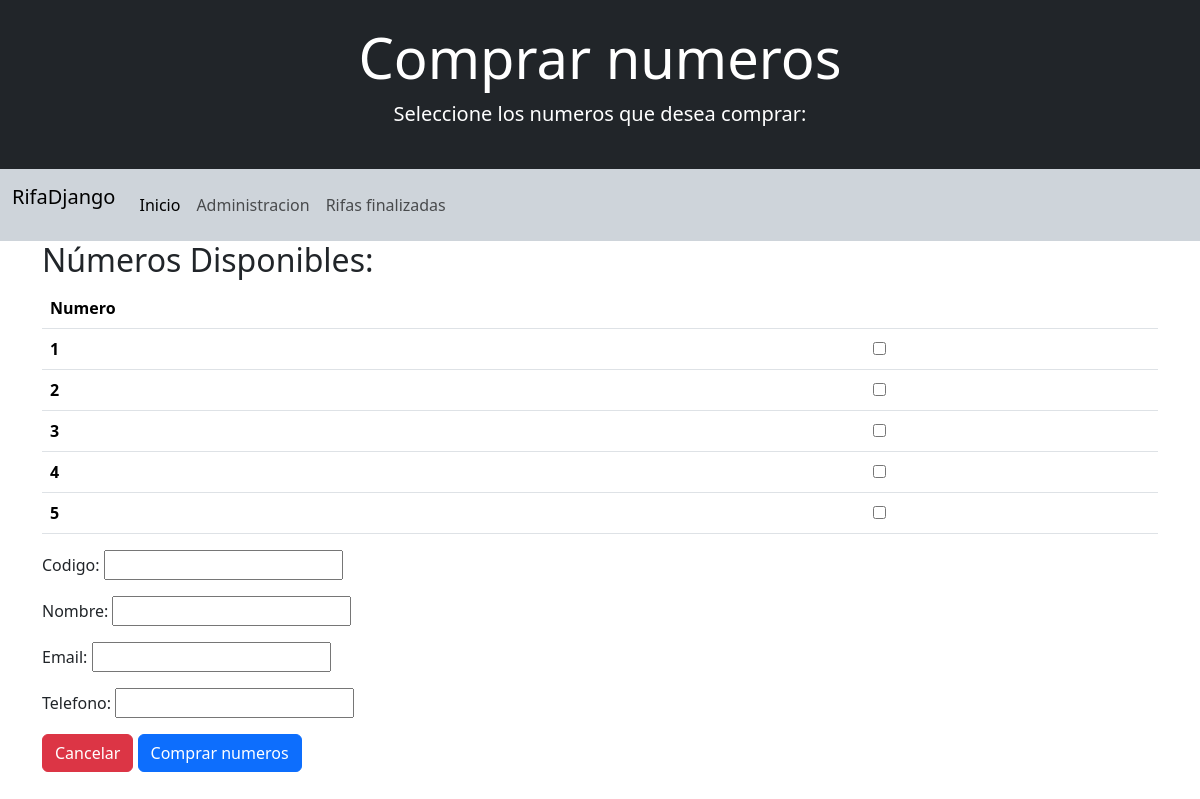
Before: /comprar_numero/1 with the older database file.
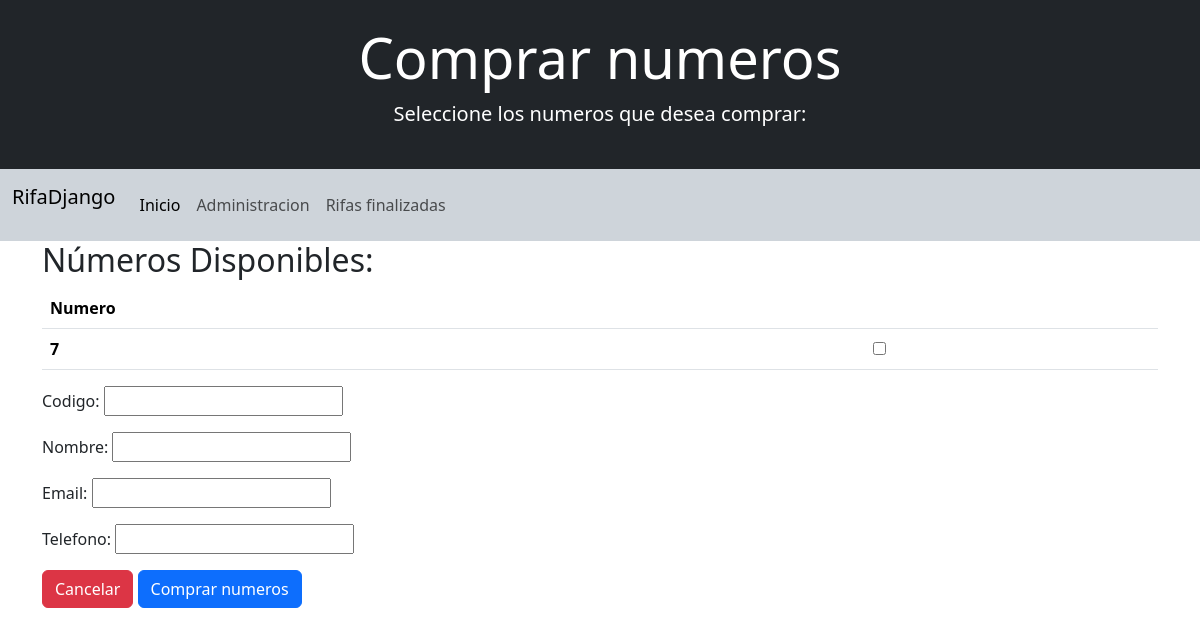
After: the same page with the newer database file.
### mainapp/models.py (models this page shows, shortened)
class Numero (models.Model):
    ESTADOS_CHOICES = [
        ('PA', 'Pagado'),
        ('RE', 'Reservado'),
        ('DI', 'Disponible'),
    ]
    numero = models.PositiveIntegerField(null=False)
    estado = models.CharField(max_length=2, choices=ESTADOS_CHOICES, default='DI', null=False)
    id_rifa = models.ForeignKey(Rifa, on_delete= models.CASCADE, null=False)
    id_compra = models.ForeignKey(Compra, on_delete= models.CASCADE, null=True, blank=True)

### mainapp/views.py (the view)
# urls.py: path('comprar_numero/<int:rifa_id>', views.comprar_numero),
def comprar_numero(request, rifa_id):
    rifa = Rifa.objects.get(id=rifa_id)
    numeros = Numero.objects.filter(id_rifa=rifa_id, estado='DI')
    if request.method == 'POST':
        form = formCompra(request.POST)
        if form.is_valid():
            nueva_compra = form.save()
            numeros_seleccionados = request.POST.getlist('numeros')
            try:
                validar_codigo(nueva_compra.codigo)
                Numero.objects.filter(id__in=numeros_seleccionados).update(id_compra=nueva_compra, estado='PA')
            except ValidationError:
                Numero.objects.filter(id__in=numeros_seleccionados).update(id_compra=nueva_compra, estado='RE')
            return redirect(f'/read_rifa/{rifa_id}')
    else:
        form = formCompra()
    data = {'rifa': rifa, 'form': form, 'numeros': numeros}
    return render(request, 'comprar_numeros.html', data)

### mainapp/forms.py
class formCompra(forms.ModelForm):
    class Meta:
        model = Compra
        fields = '__all__'

### templates/comprar_numeros.html (shortened to what this page needs)
<!doctype html>
<html lang="es">
<head>
  <link href="https://cdn.jsdelivr.net/npm/bootstrap@5.3.2/dist/css/bootstrap.min.css" rel="stylesheet"
>
</head>
<body>
  <header>
    <div class="bg-dark text-white py-4 text-center">
      <h1 class="display-4">Comprar numeros</h1>
      <p class="lead">Seleccione los numeros que desea comprar:</p>
    </div>
    <nav class="navbar navbar-expand-lg bg-body-tertiary  bg-dark-subtle">
      <div class="container-fluid">
        <p class="navbar-brand">RifaDjango</p>
        <div class="collapse navbar-collapse" id="navbarNav">
          <ul class="navbar-nav">
            <li class="nav-item">
              <a class="nav-link active" aria-current="page" href="/">Inicio</a>
            </li>
            <li class="nav-item">
              <a class="nav-link" href="/admin">Administracion</a>
            </li>
            <li class="nav-item">
                <a class="nav-link" href="/rifas_terminadas/">Rifas finalizadas</a>
            </li>
          </ul>
        </div>
      </div>
    </nav>
  </header>
  <main>
    <div class="container">
      <h2>Números Disponibles:</h2>
      <form method="POST">
        <table class="table">
          <thead>
            <tr>
              <th scope="col">Numero</th>
              <th scope="col"></th>
            </tr>
          </thead>
          <tbody>
            {% for n in numeros %}
            <tr>
              <th scope="row">{{ n.numero }}</th>
              <td>
                <input type="checkbox" name="numeros" value="{{ n.id }}">
              </td>
            </tr>
            {% endfor %}
          </tbody>
        </table>
        {{ form.as_p }}
        <a href="/read_rifa/{{ rifa.id }}" class="btn btn-danger">Cancelar</a>
        <button type="submit" class="btn btn-primary">Comprar numeros</button>
      </form>
    </div>
  </main>
</body>
</html>

Changed rows visible on the page:
no longer on this page (row edited): Numero: numero "1"
no longer on this page (row edited): Numero: numero "2"
no longer on this page (row edited): Numero: numero "3"
no longer on this page (row edited): Numero: numero "4"
no longer on this page (row edited): Numero: numero "5"
now on this page (row edited): Numero: numero "7"
